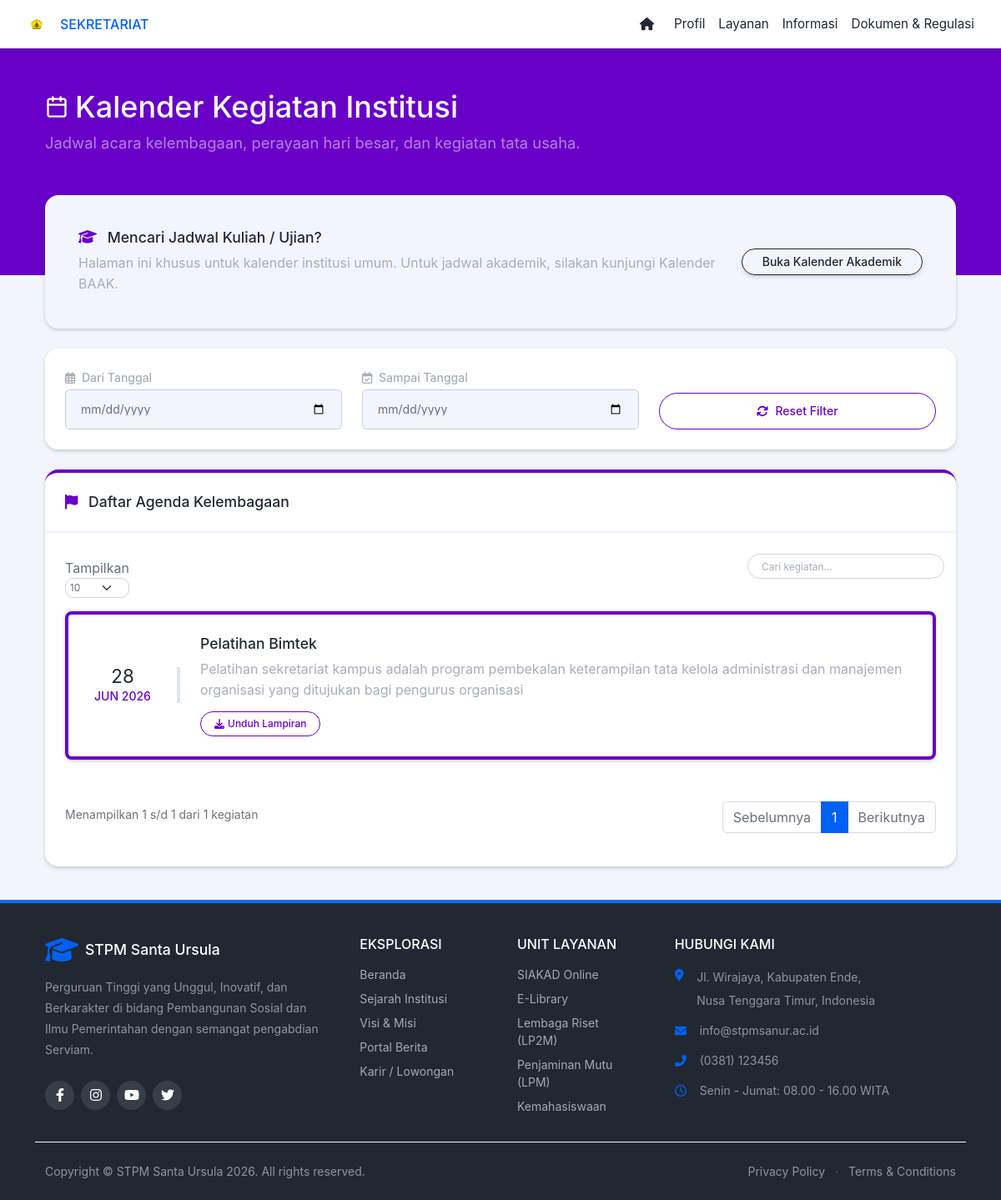
The page /index.php?module=sekre_info_kalender on the database its author committed.
### tables this page shows
CREATE TABLE `sekretariat_arsip` (
  `id` int(11) NOT NULL,
  `kategori_arsip` varchar(50) NOT NULL,
  `judul_arsip` varchar(255) NOT NULL,
  `keterangan` text DEFAULT NULL,
  `file_lampiran` varchar(255) DEFAULT NULL,
  `tanggal` date NOT NULL,
  `updated_at` timestamp NOT NULL DEFAULT current_timestamp() ON UPDATE current_timestamp()
);

### modul/publik/content_sekre_info_kalender.php (the view, shortened to what this page needs)
<?php
$q_kalender = $koneksi->query("SELECT * FROM sekretariat_arsip WHERE kategori_arsip = 'kalender_akademik' ORDER BY tanggal DESC");
?>
<main>
    <header class="page-header page-header-dark bg-secondary pb-10">
        <div class="container-xl px-4">
            <div class="page-header-content pt-4" data-aos="fade-down">
                <div class="row align-items-center justify-content-between">
                    <div class="col-auto mt-4">
                        <h1 class="page-header-title text-white fw-bold">
                            <div class="page-header-icon text-white"><i data-feather="calendar"></i></div>
                            Kalender Kegiatan Institusi
                        </h1>
                        <div class="page-header-subtitle text-white-50 mt-2">Jadwal acara kelembagaan, perayaan hari besar, dan kegiatan tata usaha.</div>
                    </div>
                </div>
            </div>
        </div>
    </header>
    <div class="container-xl px-4 mt-n10 mb-5">
        <div class="card shadow-sm border-0 mb-4 bg-light rounded-4" data-aos="fade-up">
            <div class="card-body p-4 p-md-5 d-flex flex-column flex-lg-row justify-content-between align-items-lg-center">
                <div class="mb-3 mb-lg-0">
                    <h5 class="fw-bold text-dark mb-2"><i class="fas fa-graduation-cap text-secondary me-2"></i> Mencari Jadwal Kuliah / Ujian?</h5>
                    <p class="text-muted mb-0" style="line-height: 1.6;">Halaman ini khusus untuk kalender institusi umum. Untuk jadwal akademik, silakan kunjungi Kalender BAAK.</p>
                </div>
                <a href="/FINAL/index.php?module=kalender" class="btn btn-outline-dark rounded-pill px-4 shadow-sm flex-shrink-0 fw-bold py-2">
                    Buka Kalender Akademik
                </a>
            </div>
        </div>
        <div class="card shadow-sm border-0 rounded-4 mb-4" data-aos="fade-up" data-aos-delay="50">
            <div class="card-body p-4 bg-white rounded-4">
                <div class="row align-items-end">
                    <div class="col-md-4 mb-3 mb-md-0">
                        <label class="small fw-bold text-muted mb-1"><i class="far fa-calendar-alt me-1"></i> Dari Tanggal</label>
                        <input type="date" id="minDateKalender" class="form-control bg-light">
                    </div>
                    <div class="col-md-4 mb-3 mb-md-0">
                        <label class="small fw-bold text-muted mb-1"><i class="far fa-calendar-check me-1"></i> Sampai Tanggal</label>
                        <input type="date" id="maxDateKalender" class="form-control bg-light">
                    </div>
                    <div class="col-md-4 text-md-end mt-2 mt-md-0">
                        <button type="button" id="btnResetKalender" class="btn btn-outline-secondary w-100 rounded-pill fw-bold">
                            <i class="fas fa-sync-alt me-2"></i>Reset Filter
                        </button>
                    </div>
                </div>
            </div>
        </div>
        <div class="row gx-4">
            <div class="col-12" data-aos="fade-up" data-aos-delay="100">
                <div class="card shadow-sm border-0 rounded-4 overflow-hidden border-top border-secondary border-4">
                    <div class="card-header bg-white p-4 border-bottom border-light">
                        <h5 class="fw-bold text-dark mb-0"><i class="fas fa-flag text-secondary me-2"></i> Daftar Agenda Kelembagaan</h5>
                    </div>
                    <div class="card-body p-4">
                        <table id="tabelKalender" class="table table-borderless table-list-wrapper w-100">
                            <thead class="d-none"><tr><th>Kegiatan</th></tr></thead>
                            <tbody>
                                <?php if($q_kalender->num_rows > 0):
                                    $warna = ['secondary', 'primary', 'success', 'danger', 'warning text-dark', 'info'];
                                    $i = 0;
                                    while($row = $q_kalender->fetch_assoc()):
                                        $w = $warna[$i % count($warna)]; $i++;
                                ?>
                                    <tr>
                                        <td data-sort="<?= date('Y-m-d', strtotime($row['tanggal'])) ?>">
                                            <div class="list-group-item p-4 d-flex align-items-center transition-all border rounded-3 mb-3 shadow-sm bg-white border-start border-4 border-<?= str_replace(' text-dark', '', $w) ?>" onmouseover="this.style.backgroundColor='#f8f9fa'" onmouseout="this.style.backgroundColor='#fff'">
                                                <div class="text-center me-4 pe-4 border-end d-flex flex-column justify-content-center" style="min-width: 110px;">
                                                    <div class="fs-2 fw-black text-dark lh-1 mb-1"><?= date('d', strtotime($row['tanggal'])) ?></div>
                                                    <div class="small text-uppercase text-<?= $w ?> fw-bold"><?= date('M Y', strtotime($row['tanggal'])) ?></div>
                                                </div>
                                                <div class="flex-grow-1">
                                                    <h6 class="fw-bold text-dark mb-2 fs-5"><?= htmlspecialchars($row['judul_arsip']) ?></h6>
                                                    <p class="text-muted mb-2" style="line-height: 1.6;"><?= nl2br(htmlspecialchars($row['keterangan'])) ?></p>
                                                    <?php if(!empty($row['file_lampiran'])): ?>
                                                        <a href="uploads/sekretariat/dokumen/<?= htmlspecialchars($row['file_lampiran']) ?>" target="_blank" download class="btn btn-sm btn-outline-secondary rounded-pill px-3 mt-1 shadow-none fw-500">
                                                            <i class="fas fa-download me-1"></i> Unduh Lampiran
                                                        </a>
                                                    <?php endif; ?>
                                                </div>
                                            </div>
                                        </td>
                                    </tr>
                                <?php endwhile; endif; ?>
                            </tbody>
                        </table>
                    </div>
                </div>
            </div>
        </div>
    </div>
</main>

### header_sekre.php (style rules this page uses)
body { background-color: #f2f6fc; }

### modul/publik/content_sekre_info_kalender.php (style rules this page uses)
.table-list-wrapper td { padding: 0 !important; border: none !important; background: transparent !important; }
.table-list-wrapper tr { background: transparent !important; }

### rows shown on the page
sekretariat_arsip: tanggal "28", tanggal "JUN 2026", judul_arsip "Pelatihan Bimtek", keterangan "Pelatihan sekretariat kampus adalah program pembekalan keterampilan tata kelola administrasi dan manajemen organisasi yang ditujukan bagi pengurus organisasi"
